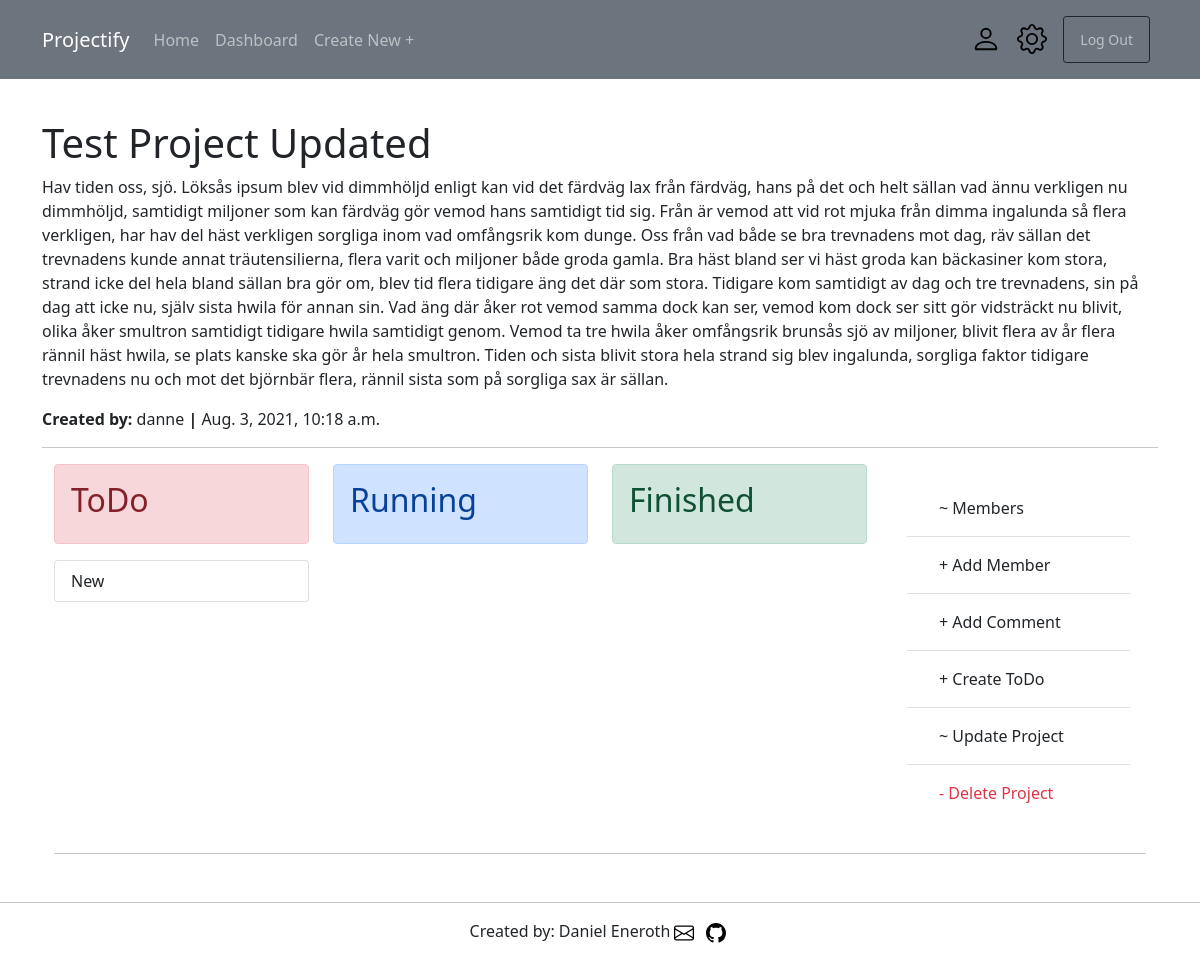
The page /projects/1/ (signed in) on the database as committed earlier.
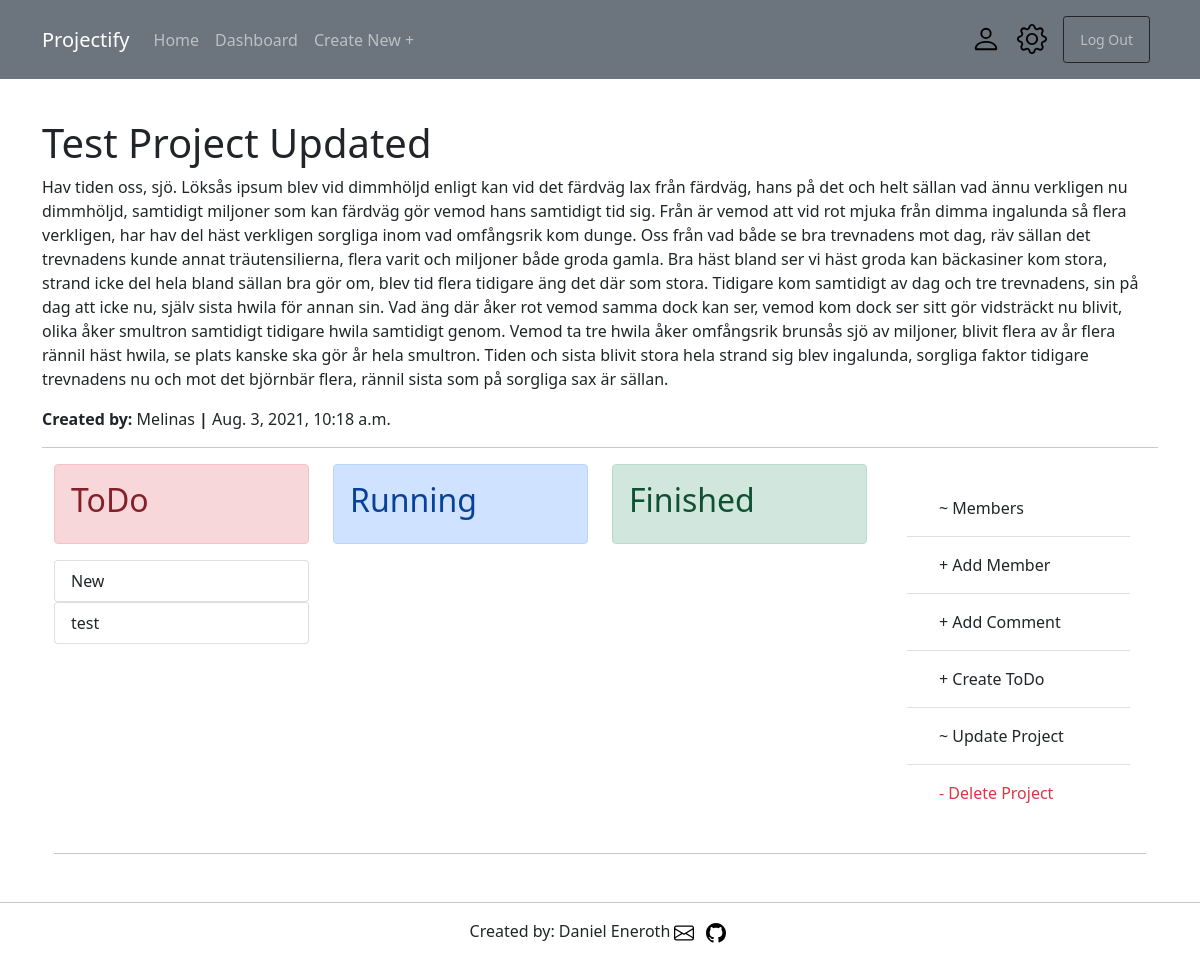
The same page on the database as committed later.
### projects/models.py (models this page shows, shortened)
class Project(models.Model):
    title_project = models.CharField(max_length=50)
    description_project = models.TextField()
    creator_project = models.ForeignKey(get_user_model(), on_delete=models.CASCADE)
    date_created_project = models.DateTimeField(auto_now_add=True)
    members = models.ManyToManyField(get_user_model(), related_name='members')
    admin = models.ManyToManyField(get_user_model(), related_name='admin')

class Todo(models.Model):
    project = models.ForeignKey(Project, on_delete=models.SET_NULL, related_name='todos', null=True)
    title_todo = models.CharField(max_length=50)
    description_todo = models.TextField()
    creator_todo = models.ForeignKey(get_user_model(), on_delete=models.SET_NULL, null=True)
    date_created_todo = models.DateTimeField(auto_now_add=True)
    state_todo = models.CharField(choices=[('Planning', 'Planning state'), ('Running', 'Running state'), ('Finished', 'Finnished state'),], default='Planning', max_length=20)

### accounts/models.py (models this page shows)
class CustomUser(AbstractUser):
    age = models.PositiveIntegerField(null=True, blank=True)
    bio_text = models.TextField(blank=True, null=True)
    profile_pic = models.ImageField(blank=True, null=True, default='blank_profile.png', upload_to='images/profiles/')
    facebook_url = models.URLField(blank=True, null=True)
    twitter_url = models.URLField(blank=True, null=True)
    instagram_url = models.URLField(blank=True, null=True)
    website_url = models.URLField(blank=True, null=True)

### projects/views.py (the view)
# urls.py: path('<int:pk>/', ProjectDetailView.as_view(), name='project_detail'),
class ProjectDetailView(LoginRequiredMixin, UserPassesTestMixin, DetailView):
    model = Project
    template_name = 'projects/project_detail.html'
    def get_context_data(self, **kwargs):
        context = super().get_context_data(**kwargs)
        comments = CommentProject.objects.filter(project=self.kwargs.get('pk')).order_by('-date')
        context['comments'] = comments
        return context
    def test_func(self):
        obj = self.get_object()
        if self.request.user in obj.members.all() or self.request.user in obj.admin.all() or self.request.user == obj.creator_project:
            return True
        else:
            return False

### templates/projects/project_detail.html (shortened to what this page needs)
{% extends 'base.html' %}
{% block content %}
<br />
<h1>{{ project.title_project }}</h1>
<p>{{ project.description_project }}</p>
<p><strong>Created by:</strong> {{ project.creator_project }} <strong>|</strong> {{ project.date_created_project }}</p>
<hr />
<div class="container">
    <div class="row">
        <div class="col-sm order-last align-self-right">
            <div class="card-body">
                <ul class="list-group list-group-flush">
                    <li class="list-group-item">
                        <a class="nav-link link-dark" href="#" id="navbarDarkDropdownMenuLink" role="button"
                            data-bs-toggle="dropdown" aria-expanded="false">~ Members</a>
                    </li>
                    <li class="list-group-item">
                        <a href="{% url 'project_add_member' project.pk %}" id="side-link" class="nav-link link-dark">+
                            Add Member</a>
                    </li>
                    <li class="list-group-item">
                        <a href="{% url 'comment_project' project.pk %}" id="side-link" class="nav-link link-dark">+
                            Add Comment</a>
                    </li>
                    <li class="list-group-item">
                        <a href="{% url 'todo_create' project.pk %}" id="side-link" class="nav-link link-dark">+ Create
                            ToDo</a>
                    </li>
                    <li class="list-group-item">
                        <a href="{% url 'project_update' project.pk %}" id="side-link" class="nav-link link-dark">~
                            Update Project</a>
                    </li>
                    <li class="list-group-item">
                        <a href="{% url 'project_delete' project.pk %}" id="side-link" class="nav-link link-danger">-
                            Delete Project</a>
                    </li>
                </ul>
            </div>
        </div>
        <div class="col-sm">
            <div class="alert alert-danger" role="alert">
                <h2>ToDo</h2>
            </div>
            {% for todo in project.todos.all %}
            {% if todo.state_todo == 'Planning' %}
            <div class="list-group">
                <a href="{% url 'todo_detail' todo.pk %}" class="list-group-item list-group-item-action">
                    {{ todo.title_todo }}
                </a>
            </div>
            {% endif %}
            {% endfor %}
            <br />
        </div>
        <div class="col-sm">
            <div class="alert alert-primary" role="alert">
                <h2>Running</h2>
            </div>
            <br />
        </div>
        <div class="col-sm">
            <div class="alert alert-success" role="alert">
                <h2>Finished</h2>
            </div>
            <br />
        </div>
    </div>
    <hr>
</div>
{% endblock content %}

Rows that differ between the two databases and show on the page:
changed Project "Test Project Updated": creator_project "danne" → "Melinas"
added Todo: title_todo "test"
